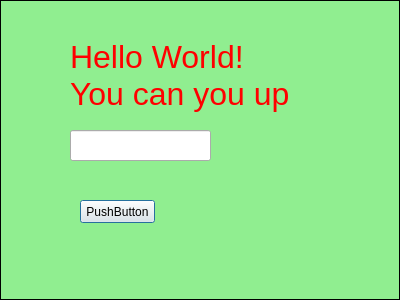
<?xml version="1.0" encoding="UTF-8"?>
<ui version="4.0">
 <class>DlgShow</class>
 <widget class="QDialog" name="DlgShow">
  <property name="geometry">
   <rect>
    <x>0</x>
    <y>0</y>
    <width>400</width>
    <height>300</height>
   </rect>
  </property>
  <property name="windowTitle">
   <string>Dialog</string>
  </property>
  <property name="styleSheet">
   <string notr="true">QDialog{
	border: 1px solid black;
	background-color: lightgreen;
}

QLabel{
color: red;
font-size: 32px;
}</string>
  </property>
  <widget class="QLabel" name="label">
   <property name="geometry">
    <rect>
     <x>70</x>
     <y>20</y>
     <width>251</width>
     <height>111</height>
    </rect>
   </property>
   <property name="text">
    <string>Hello World!
You can you up</string>
   </property>
  </widget>
  <widget class="QLineEdit" name="lineEdit">
   <property name="geometry">
    <rect>
     <x>70</x>
     <y>130</y>
     <width>141</width>
     <height>31</height>
    </rect>
   </property>
  </widget>
  <widget class="QPushButton" name="pushButton">
   <property name="geometry">
    <rect>
     <x>80</x>
     <y>200</y>
     <width>75</width>
     <height>23</height>
    </rect>
   </property>
   <property name="text">
    <string>PushButton</string>
   </property>
  </widget>
 </widget>
 <resources/>
 <connections/>
</ui>
